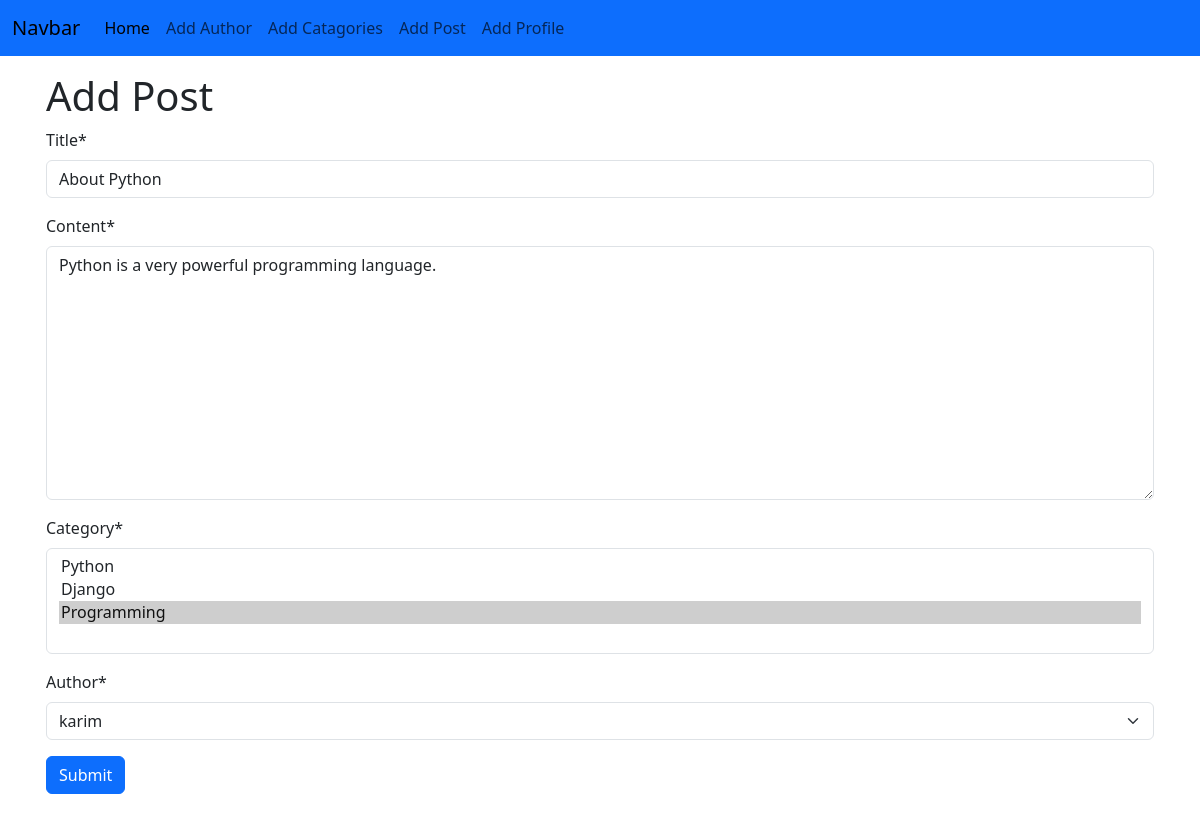
/post/edit/2, run on an earlier commit of the app's database.
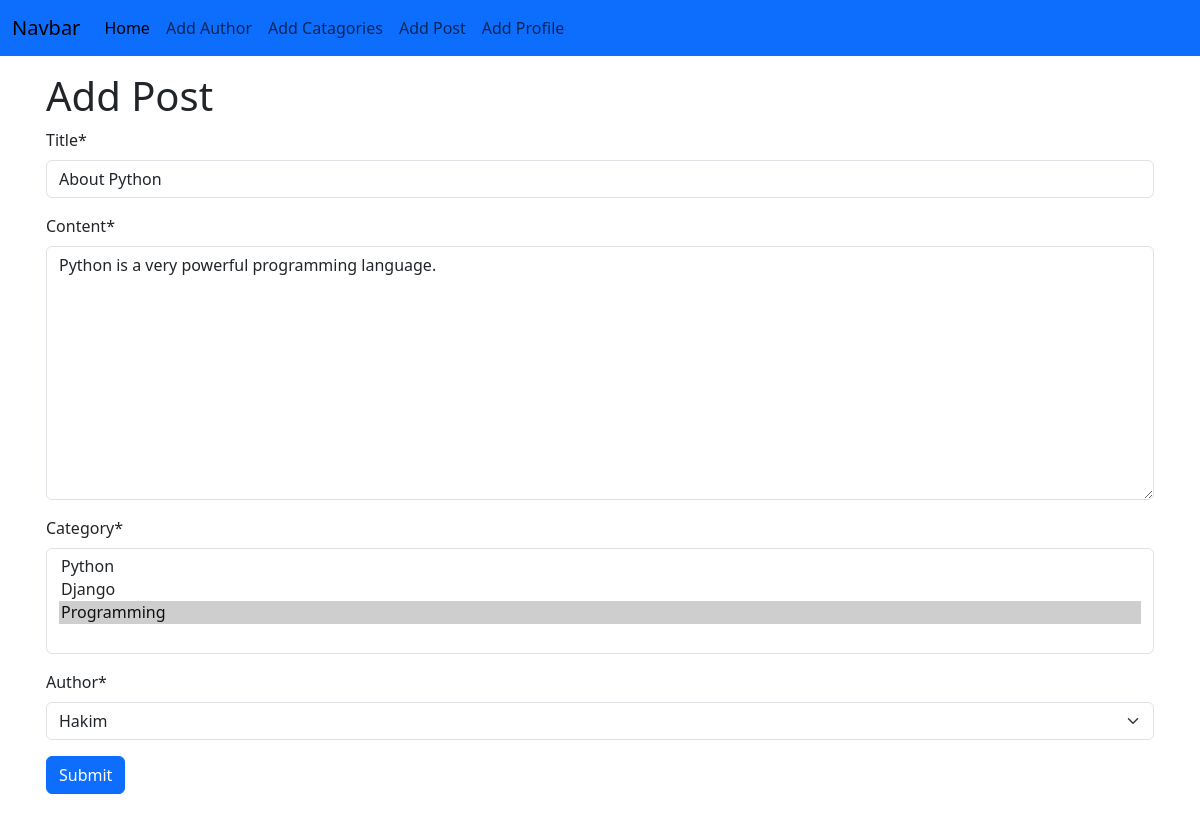
And on a later commit of the database.
### post/models.py (models this page shows, shortened)
class Post(models.Model):
    title = models.CharField(max_length=100)
    content = models.TextField()
    category = models.ManyToManyField(Category)
    author = models.ForeignKey(Author, on_delete=models.CASCADE) # we use ForeignKey for OnetoMany or ManytoOne relation

### post/views.py (the view)
# urls.py: path('edit/<int:id>', views.edit_post, name='edit_post'),
def edit_post(request, id):
    post = models.Post.objects.get(pk=id)
    post_form = forms.PostForm(instance=post)
    if request.method == "POST":
        post_form = forms.PostForm(request.POST, instance=post)
        if post_form.is_valid():
            post_form.save()
            return redirect('homepage')
    return render(request, 'add_post.html', {'form':post_form})

### post/forms.py
class PostForm(forms.ModelForm):
    class Meta:
        model = Post
        fields = '__all__'

### author/models.py (called while the page is built)
    def __str__(self):
        return self.name

### categories/models.py (called while the page is built)
    def __str__(self) -> str:
        return self.name

### post/templates/add_post.html (shortened to what this page needs)
{% extends 'base.html' %}
{% block content %}
{% load crispy_forms_tags %}
<div class="container p-3">
    <form action="" method="post">
        <h1>Add Post</h1>
        {{form|crispy}}
        <div class="mb-2"><button class="btn btn-primary">Submit</button></div>
    </form>
</div>
{% endblock %}

What changed in the data, as far as the page shows it:
changed Post "About Python": author "karim" → "Hakim"
